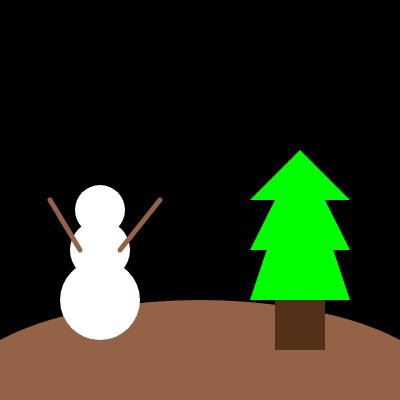
Frame 1 (no input)
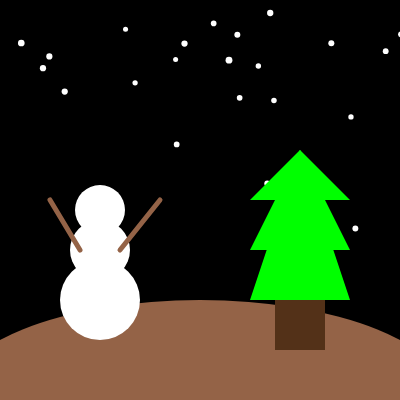
Frame 60 (no input)
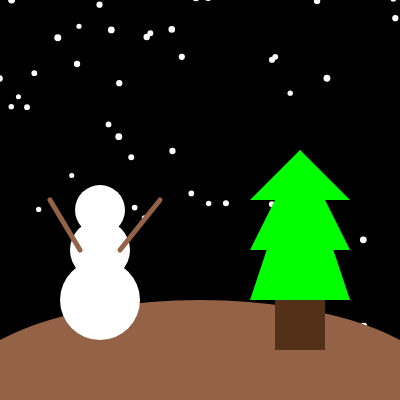
Frame 120 (the mouse pressed at the canvas centre since frame 60)

The p5.js sketch that drew these frames (run headless with seeded random() and noise() and a simulated clock; from frame 60 on, the mouse is pressed at the canvas centre):

// p5.js sketch
// ── sketch.js
function setup () {
  
  createCanvas(400, 400);
  rectMode(CENTER);
  
}
var Snow = [];
var isFalling = true;

var snowflake = function() {
    
    this.x = random(-300, 600);
    this.y = -10;
    this.ySpeed = random(1, 5);
    this.xSpeed = random(1, 2);
    this.Size = random(5, 7); 
    
    this.drawSnowflakes = function() {
        
        fill(255);
        noStroke();
        ellipse(this.x, this.y, this.Size, this.Size);
        this.y += this.ySpeed;
        this.x -= this.xSpeed; 
    };
};


function drawSnowflake() {
    
    if(Snow.length < 400) {
        
        Snow.push(new snowflake());
        
    }
    
    for(var i = 0; i < Snow.length; i++) {
        
        Snow[i].drawSnowflakes();
        
        if(Snow[i].y > 400 && isFalling) {
            
            Snow[i] = new snowflake();
        }
    }
}



function draw() {
  
    background(0, 0, 0);
    drawSnowflake();
    noStroke();
    fill(148, 99, 71);
    ellipse(200, 400, 500, 200);
    fill(83, 49, 24);
    rect(300, 300, 50, 100);
    fill(0, 255, 0);
    triangle(300, 150, 350, 200, 250, 200);
    triangle(300, 150, 350, 250, 250, 250);
    triangle(300, 150, 350, 300, 250, 300);
    fill(255, 255, 255);
    ellipse(100, 300, 80, 80);
    ellipse(100, 250, 60, 60);
    ellipse(100, 210, 50, 50);
    stroke(148, 99, 71);
    strokeWeight(5);
    line(120, 250, 160, 200);
    line(80, 250, 50, 200);
}
    
function mouseClicked() {
  
  isFalling = !isFalling;
  
}
// ── style.css
* {
  padding: 0;
  margin: 0;
}

body {
  
  margin-left: 35em;
  background: rgb(200, 200, 200);
  
}
